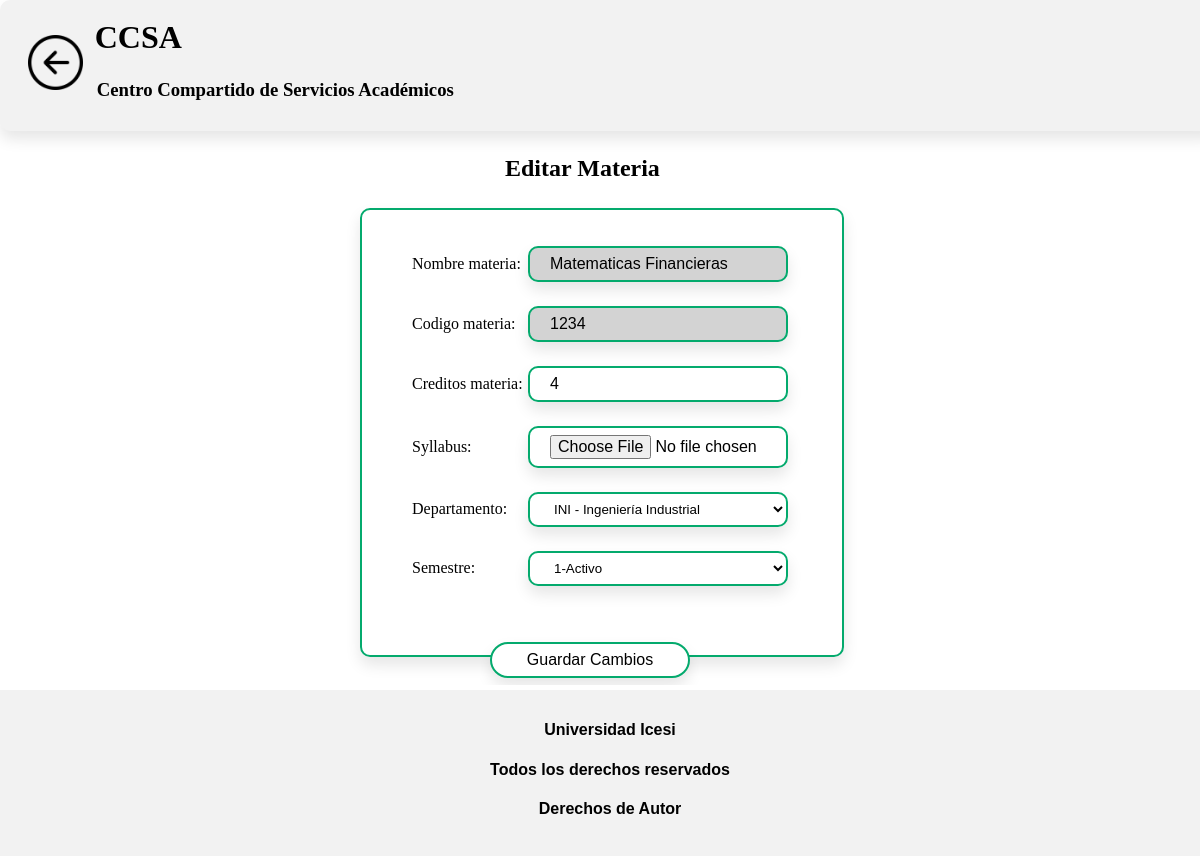
The page /index/servicios_asignacion/buscar_materia/editar/Matematicas Financieras/ on the database its author committed.
### CCSApp/models.py (models this page shows, shortened)
class Materia(models.Model):
    nombre_materia = models.CharField(max_length =255, null = False, blank = False)
    codigo_materia = models.CharField(max_length = 10, unique = True, default ='', null = False, blank = False ,primary_key=True)
    creditos_materia = models.IntegerField(default = 1, null = False, blank = False)
    syllabus = models.FileField(upload_to="syllabus/", blank=True, null=True)
    departamento = models.ForeignKey(Departamento, on_delete= models.CASCADE, default = '', null = False, blank = False)
    semestre = models.ForeignKey(Semestre, on_delete= models.CASCADE, default = '', null = False, blank = False)
    programa_de_posgrado_materia = models.ForeignKey(Programa_de_posgrado, on_delete= models.CASCADE, default = '', null = False, blank = False)

### CCSApp/views.py (the view)
# urls.py: path('index/servicios_asignacion/buscar_materia/editar/<str:nombre_materia>/', views.editar_materia, name='editar_materia'),
def editar_materia(request, nombre_materia):
    materia = Materia.objects.get(nombre_materia=nombre_materia)
    if request.method == 'POST':
        form = MateriaEditForm(request.POST, instance=materia)
        if form.is_valid():
            form.save()
            return redirect('buscar_materia')
    else:
        form = MateriaEditForm(instance=materia)
    return render(request, 'Editar/editar_materia.html', {'form': form})

### CCSApp/forms.py
class MateriaEditForm(forms.ModelForm):
    class Meta:
        model = Materia
        fields = ['nombre_materia', 'codigo_materia', 'creditos_materia', 'syllabus', 'departamento', 'semestre']
        widgets = {
            'nombre_materia': forms.TextInput(attrs={'class': 'form-control spaced-input', 'readonly': 'readonly', 'style': 'background-color: #d3d3d3'}),
            'codigo_materia': forms.TextInput(attrs={'class': 'form-control spaced-input', 'readonly': 'readonly', 'style': 'background-color: #d3d3d3'}),
            'syllabus': forms.FileInput(attrs={'class': 'form-control'}),
            'creditos_materia': forms.NumberInput(attrs={'class': 'form-control spaced-input'}),
            'departamento': forms.Select(attrs={'class': 'form-control2'}),
            'semestre' : forms.Select(attrs={'class': 'form-control2'}),
        }

### CCSApp/models.py (called while the page is built)
    def __str__(self):
        return f"{self.nombre_semestre}-{self.estado_semestre}"

     def  __str__ (self):
          return f"{self.id_departamento} - {self.nombre_departamento}"

### CCSApp/templates/Editar/editar_materia.html (shortened to what this page needs)
{% load static %}
<!DOCTYPE html>
<html lang="es">
<head>
  <link rel="stylesheet" href='{% static "css/editar_materia.css" %}' type='text/css'>
</head>
<body>
  <div id="page-container">
    <div id="page1" class="fade-in">
      <div class="bloq-sup">
        <form method="get">
          <div class="bloq-sup_secd">
            <div class="div_boton_return">
              <button class="boton-2" name="boton1" type="button" onclick="redirigirServiciosAsignaciondesdeRegistro()">
                <img src="/static/Images/retorno.png" height="55" width="55" alt="Botón de retorno" />
              </button>
            </div>
            <div class="titulo">
              <div class="div_CCSA">
                <h1>CCSA</h1>
              </div>
              <div class="descripcion">
                <h3>Centro Compartido de Servicios Académicos</h3>
              </div>
            </div>
          </div>
        </form>
      </div>
      <div class="bloq-mid">
        <div class="intermed">
          <h1>Editar Materia</h1>
        </div>
        <div class="intermed-bloq">
          <form method="POST" class="form-1" enctype="multipart/form-data" id="registro-materia-form">
            {{ form.as_p }}
            <div class="boton-intermed">
              <button type="submit", class = "btn-1">Guardar Cambios</button>
            </div>
          </form>
        </div>
      </div>
      <div class="bloq-inf">
        <h4>Universidad Icesi</h4>
        <h4>Todos los derechos reservados</h4>
        <h4>Derechos de Autor</h4>
      </div>
    </div>
  </div>
</body>
</html>

### CCSApp/templates/static/css/editar_materia.css (style rules this page uses)
label { display: inline-block; width: 90px; text-align: right; }
input, textarea { font: 1em sans-serif; width: 300px; box-sizing: border-box; border: 1px solid #999; }
button { margin-left: 0.5em; }
.fade-in { opacity: 0; animation: fadeIn 0.5s ease-in forwards; }
.bloq-sup, .bloq-inf { position: fixed; left: 0; width: 100%; background-color: rgba(255, 255, 255, 0.8); z-index: 9999; text-align: center; padding: 10px; }
.bloq-sup { top: 0; }
.bloq-inf { bottom: 0; }
.form-1 { margin: 0 auto; width: 400px; padding: 1em; border-radius: 1em; }
.btn-1 { font-size: 1rem; font-weight: 500; color: #000; border: none; box-shadow: 0px 8px 15px rgba(0, 0, 0, 0.1); padding: 7px 20px; background-color: #28C985; border-radius: 2rem; border:0.7px solid #000000c8; width: 100%; }
.btn-1 { background-color: white; border: 2px solid #04AA6D; transition: background-color 1s; }
.bloq-mid { display: block; justify-content: center; position: fixed; top: 52%; left: 50%; transform: translate(-50%, -57%); overflow-y: scroll; width: 100%; height: 65%; }
.bloq-mid input { width: 60%; height: 5%; margin-left: 0%; margin-top: 1%; margin-bottom: 1%; border: 1px solid #ccc; border-radius: 4px; box-sizing: border-box; }
.bloq-mid label { width: 28%; text-align: left; margin-left: 2.5%; }
.intermed { position: relative; top: 2%; left: 40%; margin-left: 25px; margin-bottom: 25px; width: 16%; height: 5%; font-size: 0.75em; }
.intermed-bloq { width: 40%; height: 80%; justify-content: center; margin-left: 30%; margin-top: 3%; border: 2px solid #04AA6D; border-radius: 10px; box-shadow: 0px 8px 15px rgba(0, 0, 0, 0.1); }
.intermed-bloq .form-control2 { width: 65%; height: 50%; background-color: transparent; border: 2px solid #04AA6D; border-radius: 10px; box-shadow: 0px 8px 15px rgba(0, 0, 0, 0.1); padding: 7px 20px; margin-top: 4px; margin-bottom: 4px; }
.intermed-bloq .form-control { width: 65%; height: 50%; background-color: transparent; border: 2px solid #04AA6D; border-radius: 10px; box-shadow: 0px 8px 15px rgba(0, 0, 0, 0.1); padding: 7px 20px; }
.boton-intermed { width: 50%; top: 60%; transform: translate(40%, 100%); margin-bottom: 12%; }
.spaced-input { margin-left: 5%; }
.bloq-sup { position: fixed; left: 0; width: 100%; height: 13%; top: 0; background-color: #f2f2f2; border-radius: 10px; box-shadow: 0px 8px 15px rgba(0, 0, 0, 0.1); }
.bloq-inf { position: fixed; bottom: 0; left: 0px; width: 100%; height: 17%; background-color: #f2f2f2; text-align: center; padding: 10px 2; font-family: 'Poppins', Arial, sans-serif; }
.bloq-sup_secd { display: flex; align-items: center; margin-top: auto; margin-top: -25px; margin-left: 5px; }
.div_boton_return { margin-left: 0px; margin-top: 40px; margin-bottom: 5px; margin-right: 10px; width: 5%; height: 10%; justify-content: center; }
.div_CCSA { margin-left: 10px; margin-top: 10px; margin-bottom: 5px; margin-right: 10px; width: 22%; justify-content: center; }
.boton-2 { margin-right: 10px; background-size: cover; background-repeat: no-repeat; border: none; width: 55px; height: 55px; background-color: transparent; }
.titulo { margin-right: 10px; line-height: 62px; }
.descripcion { margin-left: 12px; line-height: 0px; }
.form-control { width: 72%; padding: 8px; margin-bottom: 10px; border: 1px solid #ccc; border-radius: 4px; box-sizing: border-box; }

### rows shown on the page
Materia: nombre_materia "Matematicas Financieras", codigo_materia "1234", creditos_materia "4", departamento "INI - Ingeniería Industrial", semestre "1-Activo"
